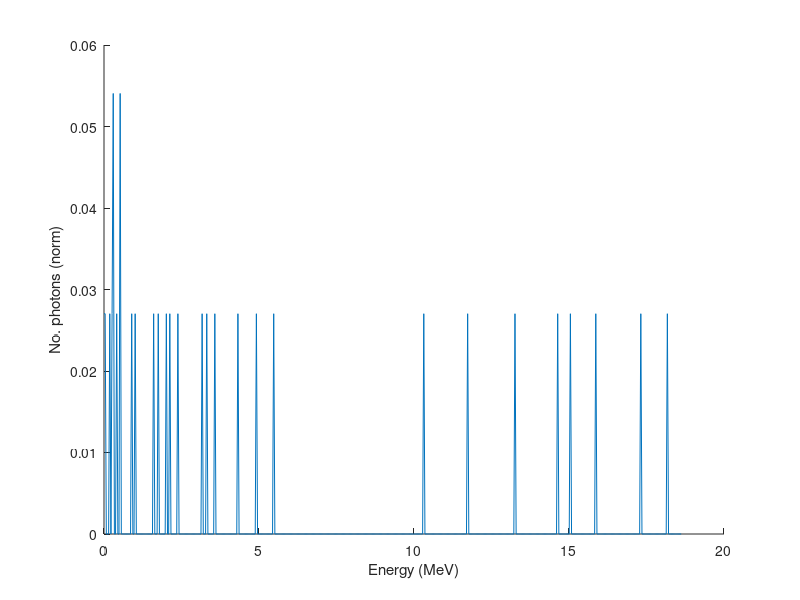
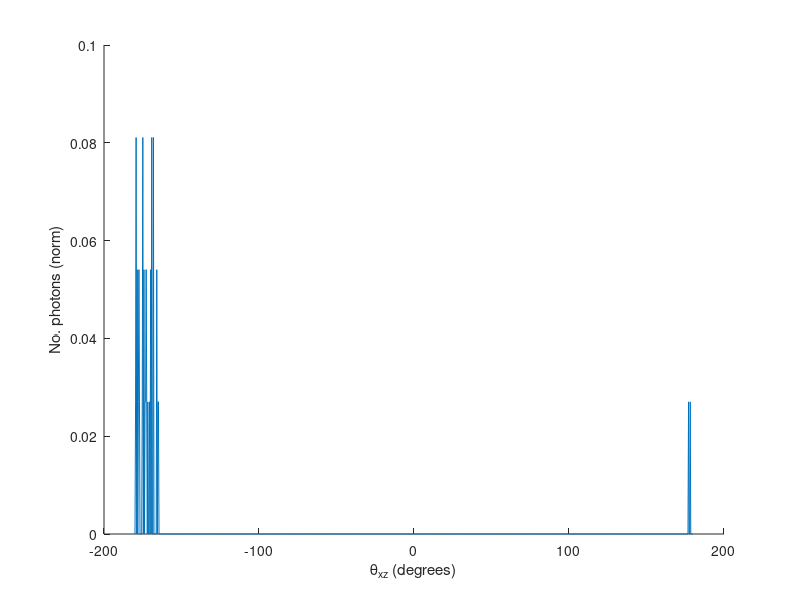
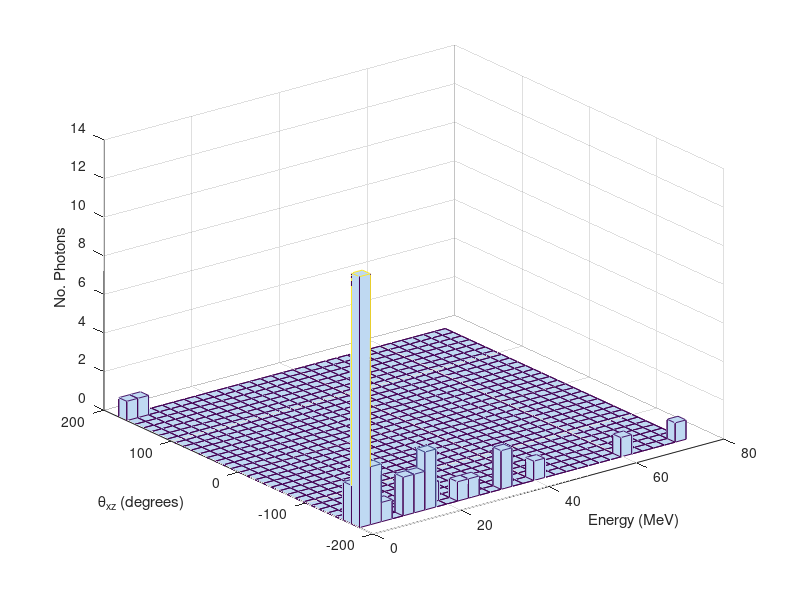

These charts were generated, in order, by the following MATLAB code:
%------------------------------------------------------------------
% This script load the photon data from the file photon.dat created
% during QED runs.  It then plots histograms of the photon spectra
%------------------------------------------------------------------

clear

disp('------------------------------------------')
disp('Process QED photon data from multiple runs')
disp('------------------------------------------')

% load photon data file
photon_file=fopen('photon.dat','r');

% read in contents
photon_data = textscan(photon_file, '%f %f %f %f %f %f %f %f %f','headerLines',1);

% assign data from file to vectors 
photon_no_vec=photon_data{1};
run_no_vec=photon_data{2};
t_vec=photon_data{3};
angle_xz_vec=photon_data{4};
angle_yx_vec=photon_data{5};
chi_e_vec=photon_data{6}; 
chi_gamma=photon_data{7}; 
photon_energy_vec=photon_data{8}*1e-6; %(in Mev)
recoil_ratio_vec=photon_data{9};


% determine total no of photons from all the runs
total_no_photons=max(photon_no_vec);
% calculate some stats
no_runs=max(run_no_vec);
average_no_emisisons=total_no_photons/no_runs;
max_photon_en=max(photon_energy_vec);
max_time=max(t_vec);
min_time=min(t_vec);
time_axis=[min_time:(max_time-min_time)/200:max_time];
% display the stats
fprintf('No. runs: %i\n',no_runs) 
fprintf('Total no. photons: %i\n',total_no_photons)
fprintf('Av. no. emissions per run: %f\n',average_no_emisisons) 

% calculate the plot axes
energy_axis=[0:max_photon_en/2000:max_photon_en/4];
angle_axis=[-pi:2*pi/1000:pi];


% Plot the energy spectrum
figure
hold on
htotal_en=histc(photon_energy_vec,energy_axis);
plot(energy_axis,htotal_en/total_no_photons)
xlabel('Energy (MeV)')
ylabel('No. photons (norm)')

% plot the angular spectrum
figure
hold on
htotal_an=histc(angle_xz_vec,angle_axis);
plot(angle_axis*180/pi,htotal_an/total_no_photons)
xlabel('\theta_{xz} (degrees)')
ylabel('No. photons (norm)')

% Plot the spectrum in 3D
spectra3D=[photon_energy_vec,angle_xz_vec*180/pi];

figure
hist3(spectra3D,[30 30])
xlabel('Energy (MeV)')
ylabel('\theta_{xz} (degrees)')
zlabel('No. Photons')













    

































